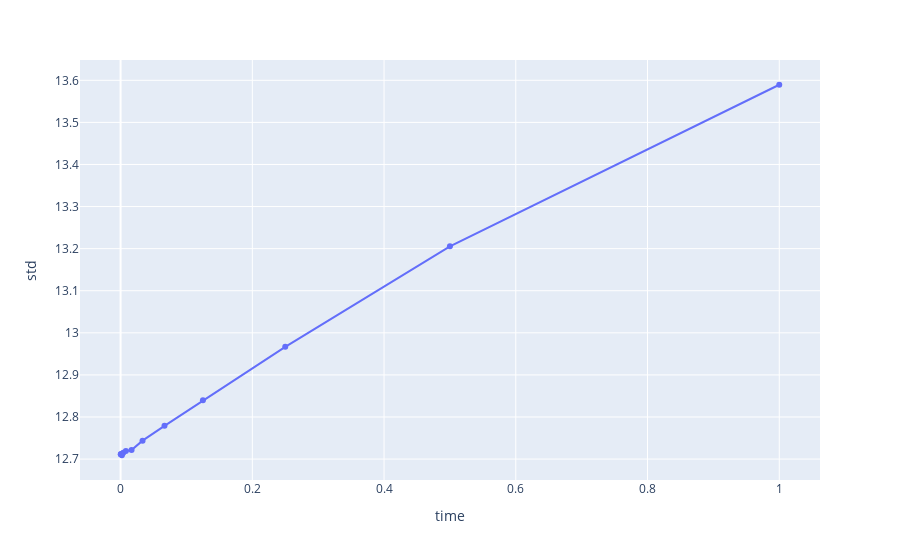

Source (notebook cell):
### Code cell
px.line(m11_36[m11_36['iso'] == 3200], x='time', y='std', markers=True)

### Figure 1 — Plotly figure (JSON) as saved in the notebook; plotly's stock layout.template omitted (floating-point values rounded to 4 significant figures)
{"data": [{"hovertemplate": "time=%{x}<br>std=%{y}<extra></extra>", "legendgroup": "", "line": {"color": "#636efa", "dash": "solid"}, "marker": {"symbol": "circle"}, "mode": "lines+markers", "name": "", "orientation": "v", "showlegend": false, "type": "scatter", "x": [1.0, 0.5, 0.25, 0.125, 0.06667, 0.03333, 0.01667, 0.008, 0.004, 0.002, 0.001, 0.0005, 0.00025], "xaxis": "x", "y": [13.59, 13.21, 12.97, 12.84, 12.78, 12.74, 12.72, 12.72, 12.72, 12.71, 12.71, 12.71, 12.71], "yaxis": "y"}], "layout": {"legend": {"tracegroupgap": 0}, "margin": {"t": 60}, "xaxis": {"anchor": "y", "domain": [0, 1], "title": {"text": "time"}}, "yaxis": {"anchor": "x", "domain": [0, 1], "title": {"text": "std"}}}}
